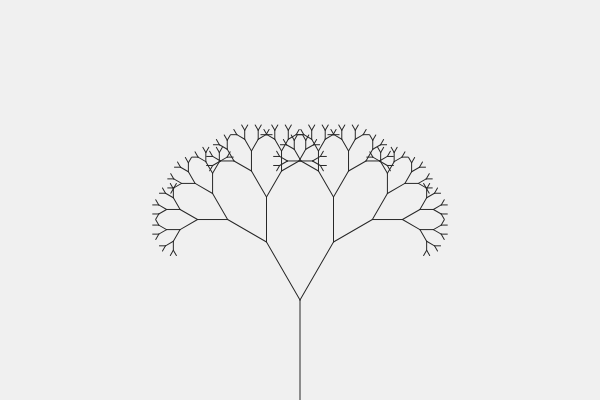
Frame 1 (no input)
Frame 60 (no input): identical to frame 1, image omitted
Frame 120 (the mouse pressed at the canvas centre since frame 60): identical to frame 1, image omitted

The p5.js sketch that drew this single still picture (run headless with seeded random() and noise() and a simulated clock; from frame 60 on, the mouse is pressed at the canvas centre):

// p5.js sketch
// ── sketch.js
function setup() { 
  createCanvas(600, 400); 
} 
function draw() { 
  background(240); 
  stroke(40); 
  translate(width/2, height); 
  rama(100); 

}

function rama(len) { 
  line(0, 0, 0, -len); 
  translate(0, -len); 
  if (len > 8) { 
    push(); 
    rotate(PI/6); 
    rama(len * 0.67); 
    pop(); push(); 
    rotate(-PI/6); 
    rama(len * 0.67); 
    pop(); } 
}
